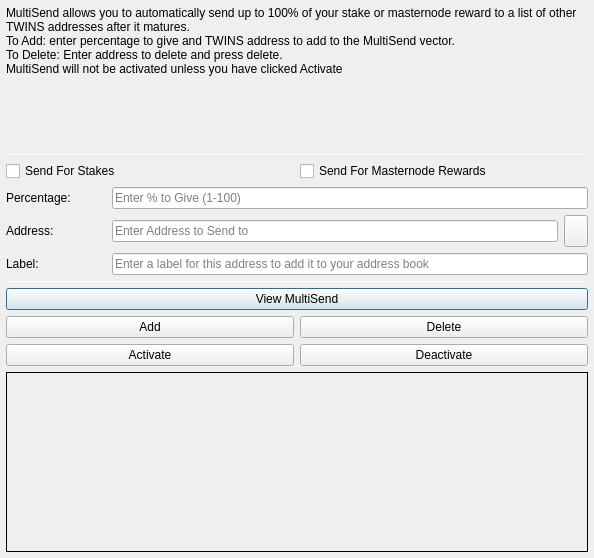
<?xml version="1.0" encoding="UTF-8"?>
<ui version="4.0">
 <class>MultiSendDialog</class>
 <widget class="QDialog" name="MultiSendDialog">
  <property name="windowModality">
   <enum>Qt::NonModal</enum>
  </property>
  <property name="geometry">
   <rect>
    <x>0</x>
    <y>0</y>
    <width>594</width>
    <height>558</height>
   </rect>
  </property>
  <property name="windowTitle">
   <string>MultiSend</string>
  </property>
  <layout class="QVBoxLayout" name="verticalLayout" stretch="0">
   <property name="leftMargin">
    <number>6</number>
   </property>
   <property name="topMargin">
    <number>6</number>
   </property>
   <property name="rightMargin">
    <number>6</number>
   </property>
   <property name="bottomMargin">
    <number>6</number>
   </property>
   <item>
    <layout class="QVBoxLayout" name="verticalLayout_Main" stretch="1,1,1,0,1,1,1">
     <item>
      <widget class="QLabel" name="label_2">
       <property name="lineWidth">
        <number>1</number>
       </property>
       <property name="text">
        <string>MultiSend allows you to automatically send up to 100% of your stake or masternode reward to a list of other TWINS addresses after it matures.
To Add: enter percentage to give and TWINS address to add to the MultiSend vector.
To Delete: Enter address to delete and press delete.
MultiSend will not be activated unless you have clicked Activate</string>
       </property>
       <property name="alignment">
        <set>Qt::AlignLeading|Qt::AlignLeft|Qt::AlignTop</set>
       </property>
       <property name="wordWrap">
        <bool>true</bool>
       </property>
      </widget>
     </item>
     <item>
      <widget class="Line" name="line">
       <property name="minimumSize">
        <size>
         <width>0</width>
         <height>1</height>
        </size>
       </property>
       <property name="maximumSize">
        <size>
         <width>16777215</width>
         <height>1</height>
        </size>
       </property>
       <property name="orientation">
        <enum>Qt::Horizontal</enum>
       </property>
      </widget>
     </item>
     <item>
      <layout class="QVBoxLayout" name="verticalLayout_Settings">
       <item>
        <layout class="QHBoxLayout" name="horizontalLayout">
         <item>
          <widget class="QCheckBox" name="multiSendStakeCheckBox">
           <property name="text">
            <string>Send For Stakes</string>
           </property>
          </widget>
         </item>
         <item>
          <widget class="QCheckBox" name="multiSendMasternodeCheckBox">
           <property name="text">
            <string>Send For Masternode Rewards</string>
           </property>
          </widget>
         </item>
        </layout>
       </item>
       <item>
        <layout class="QHBoxLayout" name="horizontalLayout_6">
         <item>
          <widget class="QLabel" name="label">
           <property name="minimumSize">
            <size>
             <width>100</width>
             <height>0</height>
            </size>
           </property>
           <property name="toolTip">
            <string>Percentage of stake to send</string>
           </property>
           <property name="text">
            <string>Percentage:</string>
           </property>
          </widget>
         </item>
         <item>
          <widget class="QLineEdit" name="multiSendPercentEdit">
           <property name="toolTip">
            <string>Enter whole numbers 1 - 100</string>
           </property>
           <property name="placeholderText">
            <string>Enter % to Give (1-100)</string>
           </property>
          </widget>
         </item>
        </layout>
       </item>
       <item>
        <layout class="QHBoxLayout" name="horizontalLayout_7">
         <item>
          <widget class="QLabel" name="label_5">
           <property name="minimumSize">
            <size>
             <width>100</width>
             <height>0</height>
            </size>
           </property>
           <property name="toolTip">
            <string>Address to send portion of stake to</string>
           </property>
           <property name="text">
            <string>Address:</string>
           </property>
          </widget>
         </item>
         <item>
          <widget class="QLineEdit" name="multiSendAddressEdit">
           <property name="toolTip">
            <string/>
           </property>
           <property name="placeholderText">
            <string>Enter Address to Send to</string>
           </property>
          </widget>
         </item>
         <item>
          <widget class="QToolButton" name="addressBookButton">
           <property name="maximumSize">
            <size>
             <width>16777215</width>
             <height>32</height>
            </size>
           </property>
           <property name="toolTip">
            <string>Choose an address from the address book</string>
           </property>
           <property name="text">
            <string/>
           </property>
           <property name="icon">
            <iconset resource="../twins.qrc">
             <normaloff>:/icons/address-book</normaloff>:/icons/address-book</iconset>
           </property>
           <property name="shortcut">
            <string>Alt+A</string>
           </property>
          </widget>
         </item>
        </layout>
       </item>
      </layout>
     </item>
     <item>
      <layout class="QHBoxLayout" name="horizontalLayout_3">
       <item>
        <widget class="QLabel" name="label_3">
         <property name="minimumSize">
          <size>
           <width>100</width>
           <height>0</height>
          </size>
         </property>
         <property name="text">
          <string>Label:</string>
         </property>
        </widget>
       </item>
       <item>
        <widget class="QLineEdit" name="labelAddressLabelEdit">
         <property name="placeholderText">
          <string>Enter a label for this address to add it to your address book</string>
         </property>
        </widget>
       </item>
      </layout>
     </item>
     <item>
      <widget class="Line" name="line_2">
       <property name="minimumSize">
        <size>
         <width>0</width>
         <height>1</height>
        </size>
       </property>
       <property name="maximumSize">
        <size>
         <width>16777215</width>
         <height>1</height>
        </size>
       </property>
       <property name="orientation">
        <enum>Qt::Horizontal</enum>
       </property>
      </widget>
     </item>
     <item>
      <layout class="QVBoxLayout" name="verticalLayout_Buttons">
       <item>
        <layout class="QHBoxLayout" name="horizontalLayout_4">
         <item>
          <widget class="QPushButton" name="viewButton">
           <property name="toolTip">
            <string/>
           </property>
           <property name="statusTip">
            <string>View MultiSend Vector</string>
           </property>
           <property name="text">
            <string>View MultiSend</string>
           </property>
          </widget>
         </item>
        </layout>
       </item>
       <item>
        <layout class="QHBoxLayout" name="horizontalLayout_2">
         <item>
          <widget class="QPushButton" name="addButton">
           <property name="toolTip">
            <string/>
           </property>
           <property name="statusTip">
            <string>Add to MultiSend Vector</string>
           </property>
           <property name="text">
            <string>Add</string>
           </property>
          </widget>
         </item>
         <item>
          <widget class="QPushButton" name="deleteButton">
           <property name="toolTip">
            <string/>
           </property>
           <property name="statusTip">
            <string>Delete Address From MultiSend Vector</string>
           </property>
           <property name="text">
            <string>Delete</string>
           </property>
          </widget>
         </item>
        </layout>
       </item>
       <item>
        <layout class="QHBoxLayout" name="horizontalLayout_5">
         <item>
          <widget class="QPushButton" name="activateButton">
           <property name="statusTip">
            <string>Activate MultiSend</string>
           </property>
           <property name="text">
            <string>Activate</string>
           </property>
          </widget>
         </item>
         <item>
          <widget class="QPushButton" name="disableButton">
           <property name="statusTip">
            <string>Deactivate MultiSend</string>
           </property>
           <property name="text">
            <string>Deactivate</string>
           </property>
          </widget>
         </item>
        </layout>
       </item>
      </layout>
     </item>
     <item>
      <widget class="QLabel" name="message">
       <property name="minimumSize">
        <size>
         <width>0</width>
         <height>180</height>
        </size>
       </property>
       <property name="frameShape">
        <enum>QFrame::Panel</enum>
       </property>
       <property name="frameShadow">
        <enum>QFrame::Plain</enum>
       </property>
       <property name="lineWidth">
        <number>1</number>
       </property>
       <property name="midLineWidth">
        <number>1</number>
       </property>
       <property name="text">
        <string/>
       </property>
       <property name="alignment">
        <set>Qt::AlignLeading|Qt::AlignLeft|Qt::AlignTop</set>
       </property>
       <property name="wordWrap">
        <bool>true</bool>
       </property>
      </widget>
     </item>
    </layout>
   </item>
  </layout>
 </widget>
 <resources>
  <include location="../twins.qrc"/>
 </resources>
 <connections/>
</ui>
